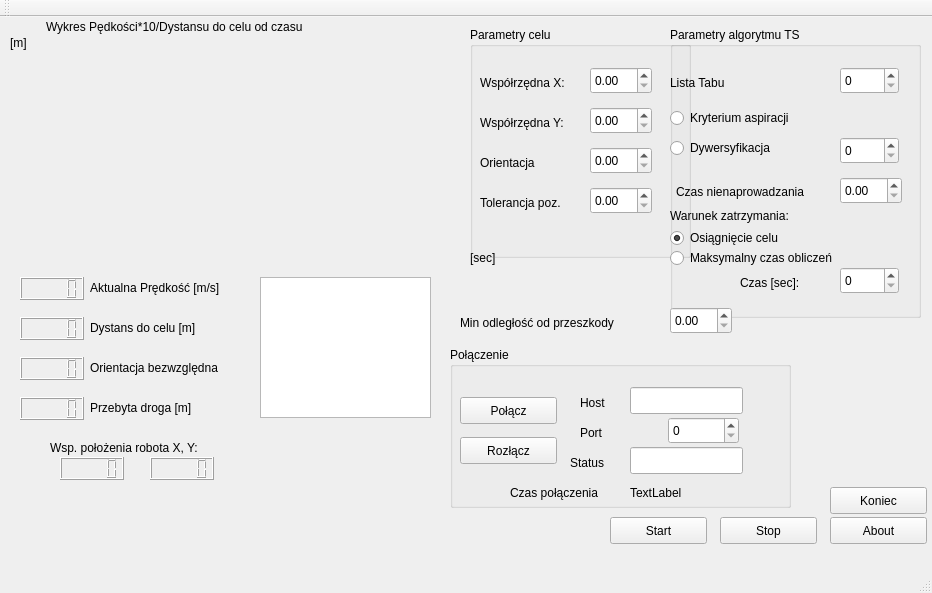
<?xml version="1.0" encoding="UTF-8"?>
<ui version="4.0">
 <class>MainWindow</class>
 <widget class="QMainWindow" name="MainWindow">
  <property name="enabled">
   <bool>true</bool>
  </property>
  <property name="geometry">
   <rect>
    <x>0</x>
    <y>0</y>
    <width>932</width>
    <height>593</height>
   </rect>
  </property>
  <property name="windowTitle">
   <string>TSOAA v1.0</string>
  </property>
  <property name="dockNestingEnabled">
   <bool>false</bool>
  </property>
  <widget class="QWidget" name="centralwidget">
   <widget class="QwtPlot" name="speedPlot">
    <property name="geometry">
     <rect>
      <x>40</x>
      <y>20</y>
      <width>421</width>
      <height>231</height>
     </rect>
    </property>
   </widget>
   <widget class="QGraphicsView" name="orientationGraphicsView">
    <property name="geometry">
     <rect>
      <x>260</x>
      <y>260</y>
      <width>171</width>
      <height>141</height>
     </rect>
    </property>
   </widget>
   <widget class="QLCDNumber" name="lcdSpeed">
    <property name="geometry">
     <rect>
      <x>20</x>
      <y>260</y>
      <width>64</width>
      <height>23</height>
     </rect>
    </property>
   </widget>
   <widget class="QLCDNumber" name="lcdDistance">
    <property name="geometry">
     <rect>
      <x>20</x>
      <y>300</y>
      <width>64</width>
      <height>23</height>
     </rect>
    </property>
   </widget>
   <widget class="QLCDNumber" name="lcdOrientation">
    <property name="geometry">
     <rect>
      <x>20</x>
      <y>340</y>
      <width>64</width>
      <height>23</height>
     </rect>
    </property>
   </widget>
   <widget class="QLCDNumber" name="lcdDistanceDo">
    <property name="geometry">
     <rect>
      <x>20</x>
      <y>380</y>
      <width>64</width>
      <height>23</height>
     </rect>
    </property>
   </widget>
   <widget class="QLCDNumber" name="lcdPositionX">
    <property name="geometry">
     <rect>
      <x>60</x>
      <y>440</y>
      <width>64</width>
      <height>23</height>
     </rect>
    </property>
   </widget>
   <widget class="QLCDNumber" name="lcdPositionY">
    <property name="geometry">
     <rect>
      <x>150</x>
      <y>440</y>
      <width>64</width>
      <height>23</height>
     </rect>
    </property>
   </widget>
   <widget class="QLabel" name="label">
    <property name="geometry">
     <rect>
      <x>90</x>
      <y>260</y>
      <width>171</width>
      <height>21</height>
     </rect>
    </property>
    <property name="text">
     <string>Aktualna Prędkość [m/s]</string>
    </property>
   </widget>
   <widget class="QLabel" name="label_2">
    <property name="geometry">
     <rect>
      <x>90</x>
      <y>300</y>
      <width>161</width>
      <height>21</height>
     </rect>
    </property>
    <property name="text">
     <string>Dystans do celu [m]</string>
    </property>
   </widget>
   <widget class="QLabel" name="label_3">
    <property name="geometry">
     <rect>
      <x>90</x>
      <y>340</y>
      <width>171</width>
      <height>21</height>
     </rect>
    </property>
    <property name="text">
     <string>Orientacja bezwzględna</string>
    </property>
   </widget>
   <widget class="QLabel" name="label_4">
    <property name="geometry">
     <rect>
      <x>90</x>
      <y>380</y>
      <width>161</width>
      <height>21</height>
     </rect>
    </property>
    <property name="text">
     <string>Przebyta droga [m]</string>
    </property>
   </widget>
   <widget class="QLabel" name="label_5">
    <property name="geometry">
     <rect>
      <x>10</x>
      <y>10</y>
      <width>31</width>
      <height>31</height>
     </rect>
    </property>
    <property name="text">
     <string>[m]</string>
    </property>
   </widget>
   <widget class="QLabel" name="label_6">
    <property name="geometry">
     <rect>
      <x>470</x>
      <y>230</y>
      <width>31</width>
      <height>21</height>
     </rect>
    </property>
    <property name="text">
     <string>[sec]</string>
    </property>
   </widget>
   <widget class="QLabel" name="label_7">
    <property name="geometry">
     <rect>
      <x>50</x>
      <y>420</y>
      <width>191</width>
      <height>21</height>
     </rect>
    </property>
    <property name="text">
     <string>Wsp. położenia robota X, Y: </string>
    </property>
   </widget>
   <widget class="QLabel" name="label_8">
    <property name="geometry">
     <rect>
      <x>46</x>
      <y>0</y>
      <width>401</width>
      <height>20</height>
     </rect>
    </property>
    <property name="text">
     <string>Wykres Pędkości*10/Dystansu do celu od czasu</string>
    </property>
   </widget>
   <widget class="QGroupBox" name="groupBox">
    <property name="geometry">
     <rect>
      <x>470</x>
      <y>10</y>
      <width>221</width>
      <height>231</height>
     </rect>
    </property>
    <property name="title">
     <string>Parametry celu</string>
    </property>
    <widget class="QDoubleSpinBox" name="doubleSpinBoxT">
     <property name="geometry">
      <rect>
       <x>120</x>
       <y>160</y>
       <width>62</width>
       <height>27</height>
      </rect>
     </property>
     <property name="focusPolicy">
      <enum>Qt::ClickFocus</enum>
     </property>
    </widget>
    <widget class="QDoubleSpinBox" name="doubleSpinBoxY">
     <property name="geometry">
      <rect>
       <x>120</x>
       <y>80</y>
       <width>62</width>
       <height>27</height>
      </rect>
     </property>
     <property name="focusPolicy">
      <enum>Qt::ClickFocus</enum>
     </property>
    </widget>
    <widget class="QDoubleSpinBox" name="doubleSpinBoxX">
     <property name="geometry">
      <rect>
       <x>120</x>
       <y>40</y>
       <width>62</width>
       <height>27</height>
      </rect>
     </property>
     <property name="focusPolicy">
      <enum>Qt::ClickFocus</enum>
     </property>
    </widget>
    <widget class="QDoubleSpinBox" name="doubleSpinBoxR">
     <property name="geometry">
      <rect>
       <x>120</x>
       <y>120</y>
       <width>62</width>
       <height>27</height>
      </rect>
     </property>
     <property name="focusPolicy">
      <enum>Qt::ClickFocus</enum>
     </property>
    </widget>
    <widget class="QLabel" name="label_9">
     <property name="geometry">
      <rect>
       <x>10</x>
       <y>40</y>
       <width>111</width>
       <height>31</height>
      </rect>
     </property>
     <property name="text">
      <string>Współrzędna X:</string>
     </property>
    </widget>
    <widget class="QLabel" name="label_10">
     <property name="geometry">
      <rect>
       <x>10</x>
       <y>80</y>
       <width>111</width>
       <height>31</height>
      </rect>
     </property>
     <property name="text">
      <string>Współrzędna Y:</string>
     </property>
    </widget>
    <widget class="QLabel" name="label_11">
     <property name="geometry">
      <rect>
       <x>10</x>
       <y>120</y>
       <width>111</width>
       <height>31</height>
      </rect>
     </property>
     <property name="text">
      <string>Orientacja</string>
     </property>
    </widget>
    <widget class="QLabel" name="label_12">
     <property name="geometry">
      <rect>
       <x>10</x>
       <y>160</y>
       <width>111</width>
       <height>31</height>
      </rect>
     </property>
     <property name="text">
      <string>Tolerancja poz.</string>
     </property>
    </widget>
   </widget>
   <widget class="QPushButton" name="pushButtonStart">
    <property name="geometry">
     <rect>
      <x>610</x>
      <y>500</y>
      <width>97</width>
      <height>27</height>
     </rect>
    </property>
    <property name="text">
     <string>Start</string>
    </property>
   </widget>
   <widget class="QPushButton" name="pushButtonStop">
    <property name="geometry">
     <rect>
      <x>720</x>
      <y>500</y>
      <width>97</width>
      <height>27</height>
     </rect>
    </property>
    <property name="text">
     <string>Stop</string>
    </property>
   </widget>
   <widget class="QPushButton" name="pushButtonExit">
    <property name="geometry">
     <rect>
      <x>830</x>
      <y>470</y>
      <width>97</width>
      <height>27</height>
     </rect>
    </property>
    <property name="text">
     <string>Koniec</string>
    </property>
   </widget>
   <widget class="QGroupBox" name="groupBox_2">
    <property name="geometry">
     <rect>
      <x>670</x>
      <y>10</y>
      <width>251</width>
      <height>291</height>
     </rect>
    </property>
    <property name="title">
     <string>Parametry algorytmu TS</string>
    </property>
    <widget class="QSpinBox" name="spinBoxTabuList">
     <property name="geometry">
      <rect>
       <x>170</x>
       <y>40</y>
       <width>59</width>
       <height>27</height>
      </rect>
     </property>
     <property name="focusPolicy">
      <enum>Qt::ClickFocus</enum>
     </property>
    </widget>
    <widget class="QLabel" name="label_13">
     <property name="geometry">
      <rect>
       <x>0</x>
       <y>40</y>
       <width>111</width>
       <height>31</height>
      </rect>
     </property>
     <property name="text">
      <string>Lista Tabu</string>
     </property>
    </widget>
    <widget class="QRadioButton" name="radioButtonAspiration">
     <property name="geometry">
      <rect>
       <x>0</x>
       <y>80</y>
       <width>181</width>
       <height>22</height>
      </rect>
     </property>
     <property name="focusPolicy">
      <enum>Qt::StrongFocus</enum>
     </property>
     <property name="text">
      <string>Kryterium aspiracji</string>
     </property>
     <property name="autoExclusive">
      <bool>false</bool>
     </property>
    </widget>
    <widget class="QLabel" name="label_14">
     <property name="geometry">
      <rect>
       <x>0</x>
       <y>180</y>
       <width>171</width>
       <height>17</height>
      </rect>
     </property>
     <property name="text">
      <string>Warunek zatrzymania:</string>
     </property>
    </widget>
    <widget class="QRadioButton" name="radioButton_2">
     <property name="geometry">
      <rect>
       <x>0</x>
       <y>200</y>
       <width>201</width>
       <height>22</height>
      </rect>
     </property>
     <property name="text">
      <string>Osiągnięcie celu</string>
     </property>
     <property name="checked">
      <bool>true</bool>
     </property>
    </widget>
    <widget class="QRadioButton" name="radioButtonMaxTime">
     <property name="geometry">
      <rect>
       <x>0</x>
       <y>220</y>
       <width>211</width>
       <height>22</height>
      </rect>
     </property>
     <property name="text">
      <string>Maksymalny czas obliczeń</string>
     </property>
    </widget>
    <widget class="QLabel" name="labelTime_2">
     <property name="geometry">
      <rect>
       <x>70</x>
       <y>240</y>
       <width>91</width>
       <height>31</height>
      </rect>
     </property>
     <property name="text">
      <string>Czas [sec]:</string>
     </property>
    </widget>
    <widget class="QSpinBox" name="spinBoxMaxTime">
     <property name="geometry">
      <rect>
       <x>170</x>
       <y>240</y>
       <width>59</width>
       <height>27</height>
      </rect>
     </property>
     <property name="maximum">
      <number>999999</number>
     </property>
    </widget>
    <widget class="QRadioButton" name="radioButtonDywer">
     <property name="geometry">
      <rect>
       <x>0</x>
       <y>110</y>
       <width>161</width>
       <height>22</height>
      </rect>
     </property>
     <property name="text">
      <string>Dywersyfikacja</string>
     </property>
     <property name="autoExclusive">
      <bool>false</bool>
     </property>
    </widget>
    <widget class="QSpinBox" name="spinBoxDywer">
     <property name="geometry">
      <rect>
       <x>170</x>
       <y>110</y>
       <width>59</width>
       <height>27</height>
      </rect>
     </property>
    </widget>
    <widget class="QDoubleSpinBox" name="doubleSpinBoxDywer">
     <property name="geometry">
      <rect>
       <x>170</x>
       <y>150</y>
       <width>62</width>
       <height>27</height>
      </rect>
     </property>
    </widget>
    <widget class="QLabel" name="label_17">
     <property name="geometry">
      <rect>
       <x>6</x>
       <y>149</y>
       <width>161</width>
       <height>31</height>
      </rect>
     </property>
     <property name="text">
      <string>Czas nienaprowadzania</string>
     </property>
    </widget>
   </widget>
   <widget class="QPushButton" name="pushButtonAbout">
    <property name="geometry">
     <rect>
      <x>830</x>
      <y>500</y>
      <width>97</width>
      <height>27</height>
     </rect>
    </property>
    <property name="text">
     <string>About</string>
    </property>
   </widget>
   <widget class="QGroupBox" name="groupBox_3">
    <property name="geometry">
     <rect>
      <x>450</x>
      <y>330</y>
      <width>341</width>
      <height>161</height>
     </rect>
    </property>
    <property name="title">
     <string>Połączenie</string>
    </property>
    <widget class="QPushButton" name="pushButtonConnect">
     <property name="geometry">
      <rect>
       <x>10</x>
       <y>50</y>
       <width>97</width>
       <height>27</height>
      </rect>
     </property>
     <property name="text">
      <string>Połącz</string>
     </property>
    </widget>
    <widget class="QPushButton" name="pushButtonDisconnect">
     <property name="geometry">
      <rect>
       <x>10</x>
       <y>90</y>
       <width>97</width>
       <height>27</height>
      </rect>
     </property>
     <property name="text">
      <string>Rozłącz</string>
     </property>
    </widget>
    <widget class="QLineEdit" name="lineEditConn">
     <property name="geometry">
      <rect>
       <x>180</x>
       <y>100</y>
       <width>113</width>
       <height>27</height>
      </rect>
     </property>
     <property name="cursor">
      <cursorShape>ForbiddenCursor</cursorShape>
     </property>
     <property name="focusPolicy">
      <enum>Qt::NoFocus</enum>
     </property>
     <property name="echoMode">
      <enum>QLineEdit::Normal</enum>
     </property>
     <property name="readOnly">
      <bool>true</bool>
     </property>
    </widget>
    <widget class="QLineEdit" name="lineEditHost">
     <property name="geometry">
      <rect>
       <x>180</x>
       <y>40</y>
       <width>113</width>
       <height>27</height>
      </rect>
     </property>
     <property name="focusPolicy">
      <enum>Qt::ClickFocus</enum>
     </property>
    </widget>
    <widget class="QLabel" name="label_16">
     <property name="geometry">
      <rect>
       <x>130</x>
       <y>40</y>
       <width>111</width>
       <height>31</height>
      </rect>
     </property>
     <property name="text">
      <string>Host</string>
     </property>
    </widget>
    <widget class="QLabel" name="labelPort">
     <property name="geometry">
      <rect>
       <x>130</x>
       <y>70</y>
       <width>111</width>
       <height>31</height>
      </rect>
     </property>
     <property name="text">
      <string>Port</string>
     </property>
    </widget>
    <widget class="QLabel" name="labelStat">
     <property name="geometry">
      <rect>
       <x>120</x>
       <y>100</y>
       <width>111</width>
       <height>31</height>
      </rect>
     </property>
     <property name="text">
      <string>Status</string>
     </property>
    </widget>
    <widget class="QSpinBox" name="spinBoxPort">
     <property name="geometry">
      <rect>
       <x>218</x>
       <y>70</y>
       <width>71</width>
       <height>27</height>
      </rect>
     </property>
     <property name="focusPolicy">
      <enum>Qt::ClickFocus</enum>
     </property>
     <property name="maximum">
      <number>10000</number>
     </property>
    </widget>
    <widget class="QLabel" name="labelConnTime">
     <property name="geometry">
      <rect>
       <x>60</x>
       <y>130</y>
       <width>111</width>
       <height>31</height>
      </rect>
     </property>
     <property name="text">
      <string>Czas połączenia</string>
     </property>
    </widget>
    <widget class="QLabel" name="labelTime">
     <property name="geometry">
      <rect>
       <x>180</x>
       <y>130</y>
       <width>111</width>
       <height>31</height>
      </rect>
     </property>
     <property name="text">
      <string>TextLabel</string>
     </property>
    </widget>
   </widget>
   <widget class="QDoubleSpinBox" name="doubleSpinBoxObsDis">
    <property name="geometry">
     <rect>
      <x>670</x>
      <y>290</y>
      <width>62</width>
      <height>27</height>
     </rect>
    </property>
   </widget>
   <widget class="QLabel" name="label_15">
    <property name="geometry">
     <rect>
      <x>460</x>
      <y>290</y>
      <width>201</width>
      <height>31</height>
     </rect>
    </property>
    <property name="text">
     <string>Min odległość od przeszkody</string>
    </property>
   </widget>
  </widget>
  <widget class="QMenuBar" name="menuBar">
   <property name="geometry">
    <rect>
     <x>0</x>
     <y>0</y>
     <width>932</width>
     <height>25</height>
    </rect>
   </property>
  </widget>
  <widget class="QToolBar" name="mainToolBar">
   <attribute name="toolBarArea">
    <enum>TopToolBarArea</enum>
   </attribute>
   <attribute name="toolBarBreak">
    <bool>false</bool>
   </attribute>
  </widget>
  <widget class="QStatusBar" name="statusBar"/>
 </widget>
 <layoutdefault spacing="6" margin="11"/>
 <customwidgets>
  <customwidget>
   <class>QwtPlot</class>
   <extends>QFrame</extends>
   <header location="global">qwt_plot.h</header>
   <container>1</container>
  </customwidget>
 </customwidgets>
 <resources/>
 <connections/>
</ui>
